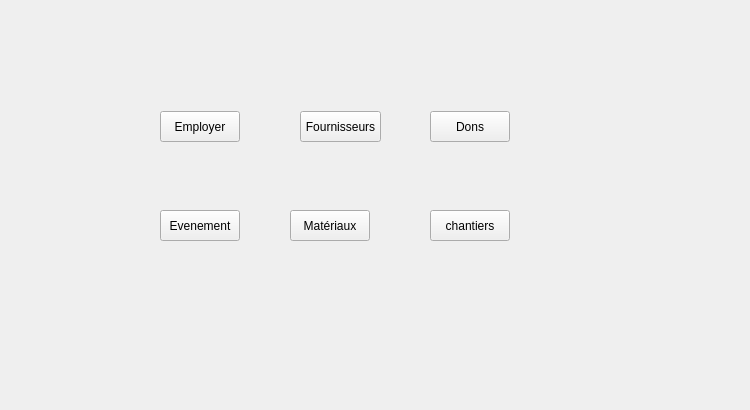
    <widget class="QWidget" name="page_2">
     <widget class="QPushButton" name="pushButton_6">
      <property name="geometry">
       <rect>
        <x>290</x>
        <y>210</y>
        <width>80</width>
        <height>31</height>
       </rect>
      </property>
      <property name="text">
       <string>Matériaux</string>
      </property>
     </widget>
     <widget class="QPushButton" name="pushButton_2">
      <property name="geometry">
       <rect>
        <x>160</x>
        <y>111</y>
        <width>80</width>
        <height>31</height>
       </rect>
      </property>
      <property name="text">
       <string>Employer</string>
      </property>
     </widget>
     <widget class="QLabel" name="label_5">
      <property name="geometry">
       <rect>
        <x>-20</x>
        <y>-10</y>
        <width>741</width>
        <height>401</height>
       </rect>
      </property>
      <property name="text">
       <string/>
      </property>
      <property name="pixmap">
       <pixmap>../../gestion_fournisseur/back.png</pixmap>
      </property>
      <property name="scaledContents">
       <bool>true</bool>
      </property>
     </widget>
     <widget class="QPushButton" name="pushButton_7">
      <property name="geometry">
       <rect>
        <x>430</x>
        <y>210</y>
        <width>80</width>
        <height>31</height>
       </rect>
      </property>
      <property name="text">
       <string>chantiers</string>
      </property>
     </widget>
     <widget class="QPushButton" name="pushButton_3">
      <property name="geometry">
       <rect>
        <x>300</x>
        <y>111</y>
        <width>81</width>
        <height>31</height>
       </rect>
      </property>
      <property name="text">
       <string>Fournisseurs</string>
      </property>
     </widget>
     <widget class="QPushButton" name="pushButton_4">
      <property name="geometry">
       <rect>
        <x>430</x>
        <y>111</y>
        <width>80</width>
        <height>31</height>
       </rect>
      </property>
      <property name="text">
       <string>Dons</string>
      </property>
     </widget>
     <widget class="QPushButton" name="pushButton_5">
      <property name="geometry">
       <rect>
        <x>160</x>
        <y>210</y>
        <width>80</width>
        <height>31</height>
       </rect>
      </property>
      <property name="text">
       <string>Evenement</string>
      </property>
     </widget>
     <zorder>label_5</zorder>
     <zorder>pushButton_6</zorder>
     <zorder>pushButton_2</zorder>
     <zorder>pushButton_7</zorder>
     <zorder>pushButton_3</zorder>
     <zorder>pushButton_4</zorder>
     <zorder>pushButton_5</zorder>
    </widget>
